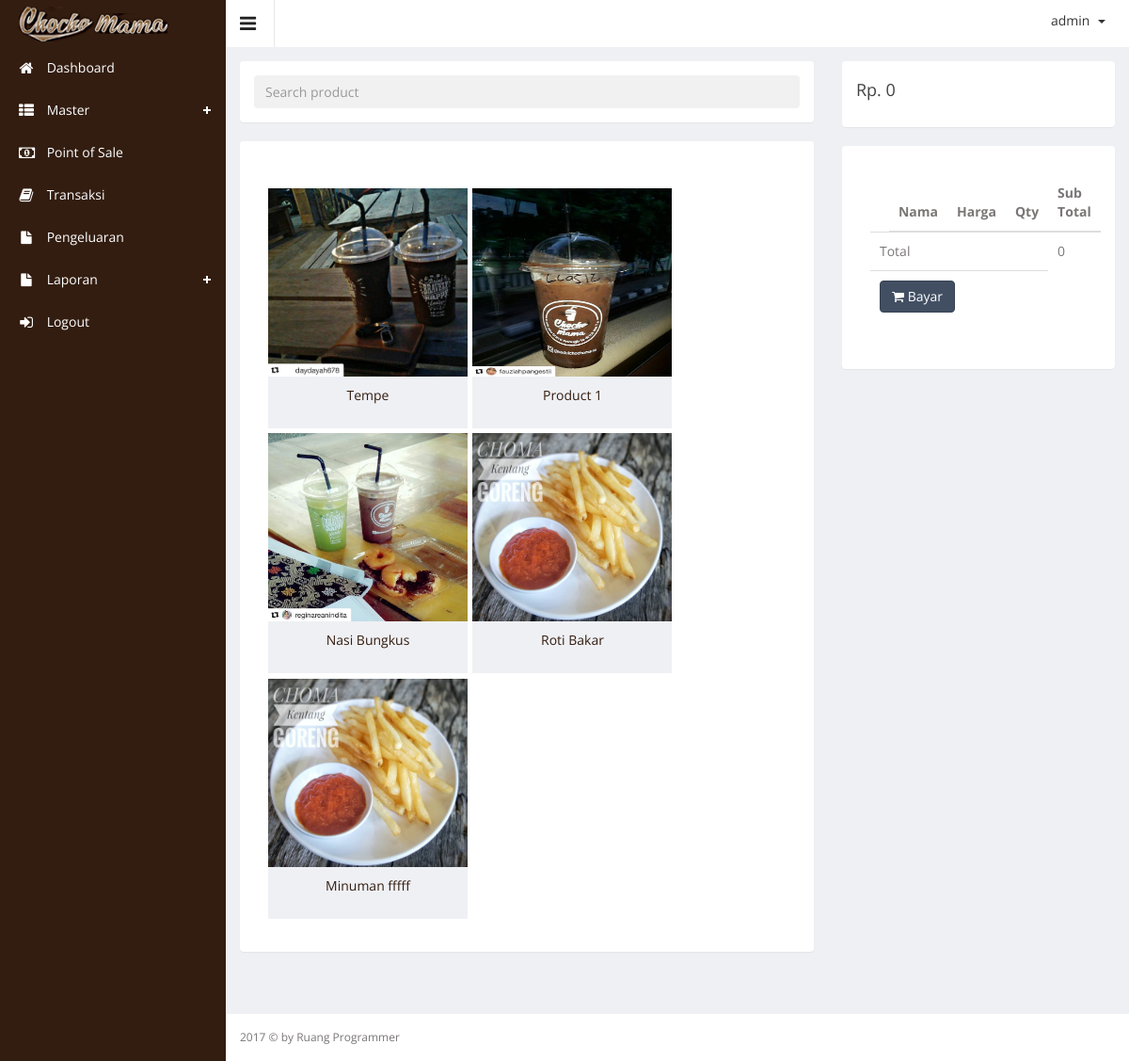
Screenshot of /index.php?hal=pos (signed in) with the database file from the repository.
### tables this page shows
CREATE TABLE IF NOT EXISTS `product` (
`product_id` int(10) unsigned NOT NULL,
  `product_name` varchar(100) DEFAULT NULL,
  `product_price` int(11) DEFAULT NULL,
  `product_desc` text,
  `product_images` text,
  `product_stock` int(11) DEFAULT NULL,
  `product_date` datetime DEFAULT NULL,
  `category_id` int(11) DEFAULT NULL
);

### pos.php (the view, shortened to what this page needs)
<?php
$id_session = session_id();
$grand_total = mysql_query("SELECT SUM(product_price * jumlah) AS TOTAL FROM
        `product`
        INNER JOIN `orders_temp`
            ON (`product`.`product_id` = `orders_temp`.`product_id`)
                                            WHERE orders_temp.id_session='" . $id_session . "'");
$rowGrandTotal = mysql_fetch_array($grand_total);
?>
<div class="wrapper">
    <div class="row blog">
        <div class="col-md-8">
            <div class="panel">
                <div class="panel-body">
                    <input type="text" placeholder="Search product" id="keywords" class="form-control blog-search"
                           onkeyup="searchFilter()">
                </div>
            </div>
            <div class="panel">
                <div class="panel-body">
                    <div class="panel-body">
                        <div id="show_product" class="media-gal">
                            <?php $queryProduct = mysql_query("SELECT * FROM product");
                            while ($rowsProduct = mysql_fetch_array($queryProduct)) { ?>
                                <div class="images item ">
                                    <a href="cart.php?mod=basket&act=add&id=<?php echo $rowsProduct['product_id'] ?>">
                                        <img src="assets/images/product/<?php echo $rowsProduct['product_images']; ?>"
                                             alt=""/>
                                        <p><?php echo $rowsProduct['product_name']; ?> </p>
                                    </a>
                                </div>
                            <?php } ?>
                        </div>
                    </div>
                </div>
            </div>
        </div>
        <div class="col-md-4">
            <div class="panel">
                <div class="panel-body">
                    <h1>Rp. <?php echo number_format($rowGrandTotal['TOTAL'], 0, ',', '.'); ?></h1>
                </div>
            </div>
            <div class="panel">
                <div class="panel-body">
                    <div class="blog-post">
                        <div class="media">
                            <div class="panel-body">
                                <table class="table">
                                    <thead>
                                    <tr>
                                        <td></td>
                                        <th>Nama</th>
                                        <th>Harga</th>
                                        <th>Qty</th>
                                        <th>Sub Total</th>
                                    </tr>
                                    </thead>
                                    <tbody>
                                    <?php
                                    $total = 0;
                                        ?>
                                    <tr>
                                        <td colspan="4">
                                            Total
                                        </td>
                                        <td>
                                            <?php echo number_format($total, 0, ',', '.'); ?>
                                        </td>
                                    </tr>
                                    <tr>
                                        <td colspan="4" align="reight">
                                            <button class="btn btn-primary" type="submit" data-toggle="modal"
                                                    data-target="#myModal"><i class="fa fa-shopping-cart"></i> Bayar
                                            </button>
                                        </td>
                                    </tr>
                                    </tbody>
                                </table>
                            </div>
                        </div>
                    </div>
                </div>
            </div>
        </div>
    </div>
</div>

### rows the page displays
product: product_images (picture), product_name "Tempe"
product: product_images (picture), product_name "Product 1"
product: product_images (picture), product_name "Nasi Bungkus"
product: product_images (picture), product_name "Roti Bakar"
product: product_images (picture), product_name "Minuman fffff"

### other values shown
$_SESSION['username'] "admin"
$rowGrandTotal['TOTAL'] "0"
$total "0"
